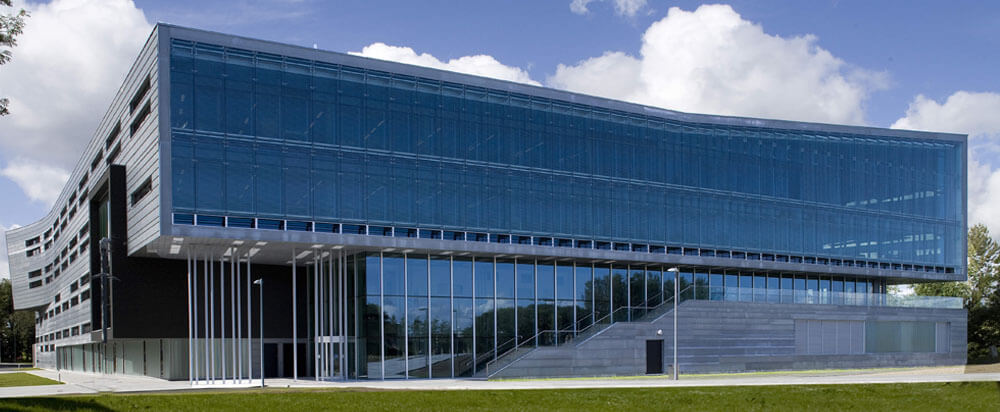
#> input picture lab-5-python-and-opencv-group-3/task1.jpg, 1000 x 412 px
$ python task4.py   (older library calls are emulated)
#> lines starting #> are read from the running program, lines starting #| are printed output that depends on the picture
import cv2
import numpy as np

image = cv2.imread('task1.jpg')
#> image is the input picture: shape (412, 1000, 3); mean B, G, R 130.8, 110.7, 91.9
greyImage = cv2.cvtColor(image, cv2.COLOR_BGR2GRAY)
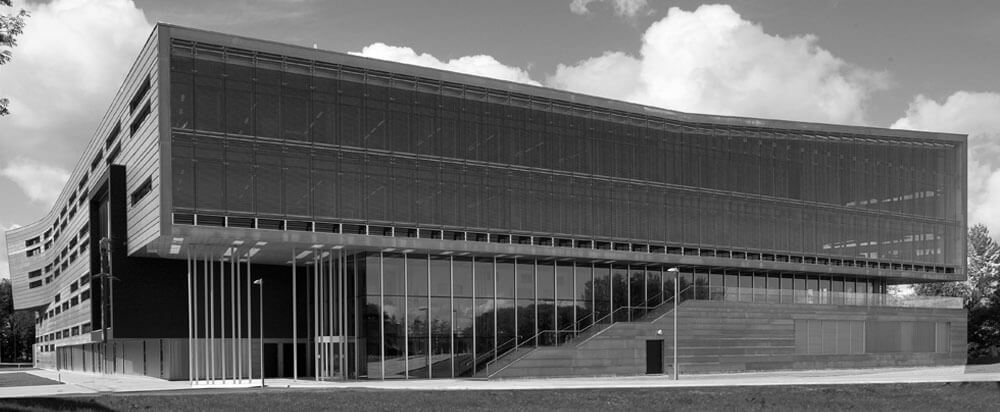
#> greyImage: shape (412, 1000); min 0, max 255, mean 107.4
sobel_x = cv2.Sobel(greyImage, cv2.CV_64F, 1, 0, ksize=3)
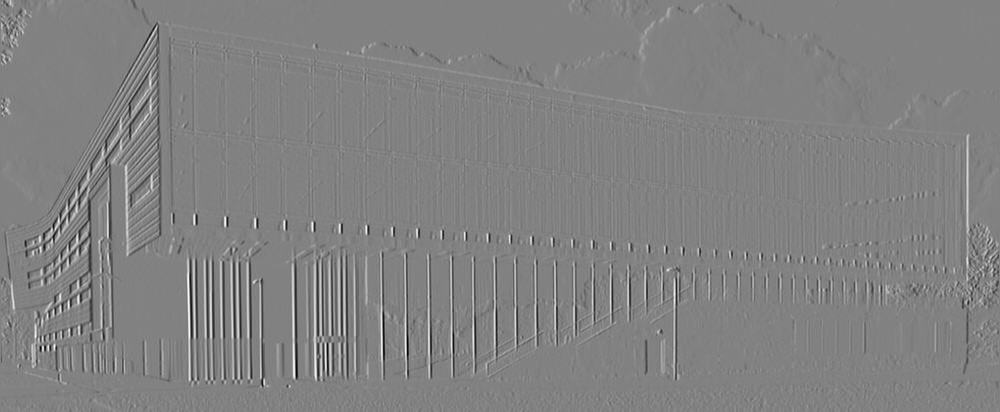
#> sobel_x: shape (412, 1000) float64; min -803, max 774, mean -0.1; drawn with min black and max white
sobel_y = cv2.Sobel(greyImage, cv2.CV_64F, 0, 1, ksize=3)
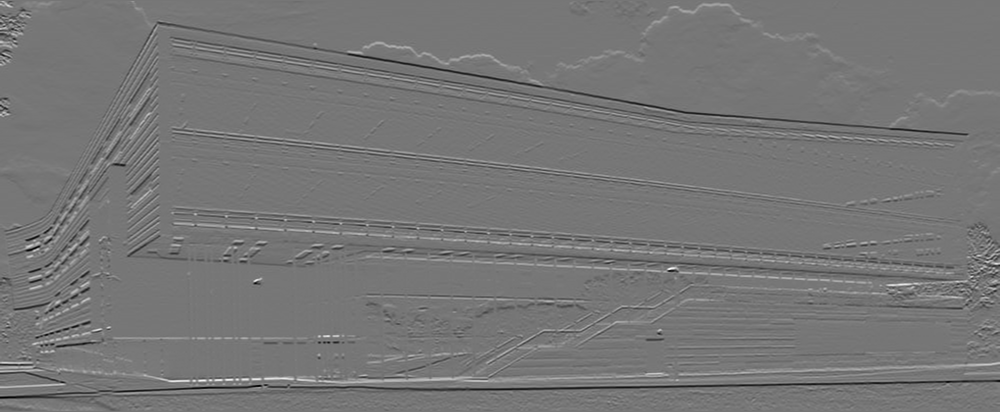
#> sobel_y: shape (412, 1000) float64; min -763, max 876, mean -1.2; drawn with min black and max white
sobel_combined = cv2.magnitude(sobel_x, sobel_y)
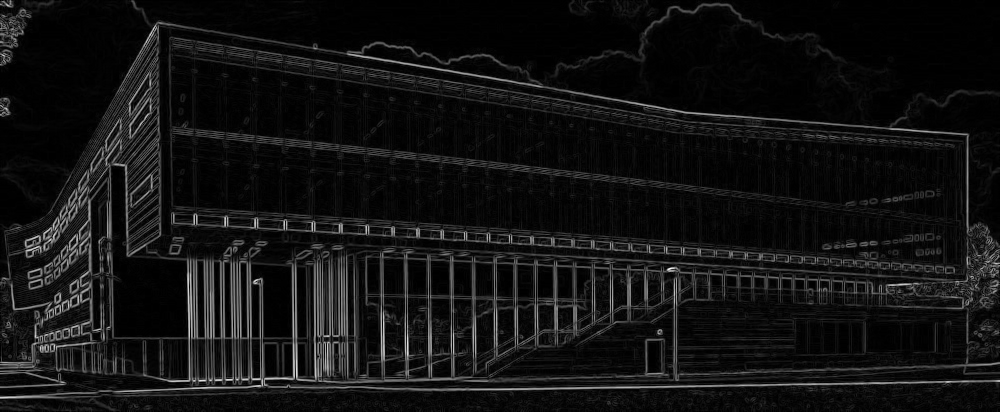
#> sobel_combined: shape (412, 1000) float64; min 0, max 914.3, mean 67; drawn with min black and max white
sobel_combined = np.uint8(sobel_combined)
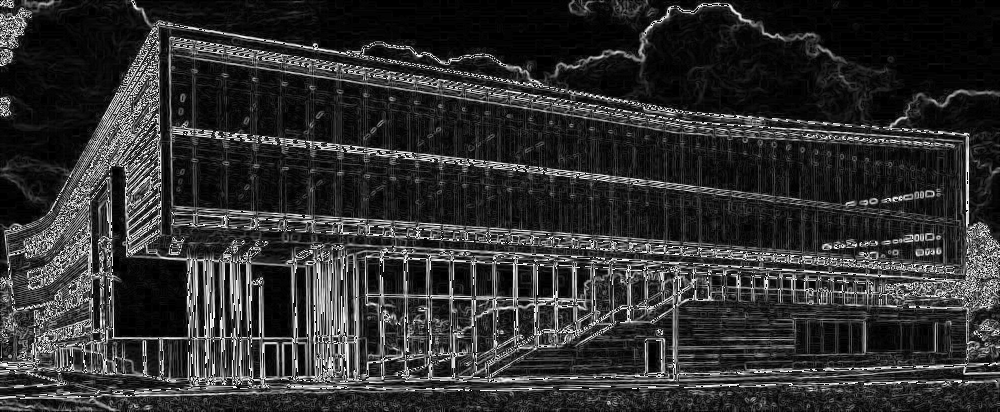
#> sobel_combined: shape (412, 1000); min 0, max 255, mean 47.9
cv2.imshow("Task4", sobel_combined)
cv2.imwrite("task4.jpg", sobel_combined)
cv2.waitKey(0)
cv2.destroyAllWindows()

$ run again, with lab-5-python-and-opencv-group-3/task5.jpg copied over lab-5-python-and-opencv-group-3/task1.jpg
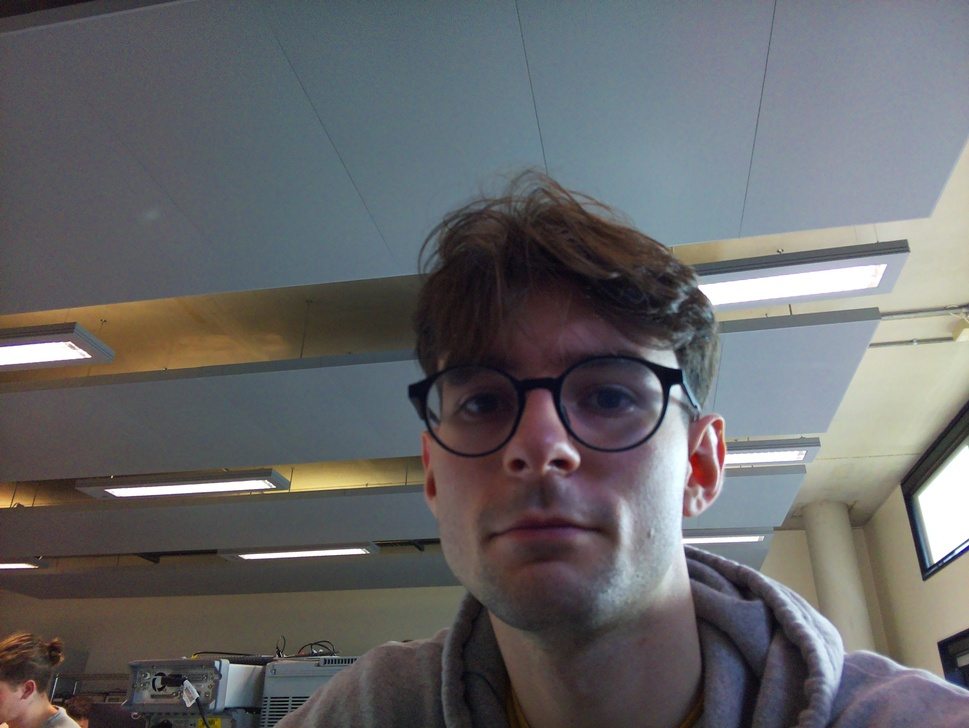
#> input picture lab-5-python-and-opencv-group-3/task5.jpg, 969 x 728 px, shrunk from 3280 x 2464 before the run
#> image is the input picture: shape (728, 969, 3); mean B, G, R 104, 102.1, 102.1
#> `sobel_y = cv2.Sobel(greyImage, cv2.CV_64F, 0, 1, ksize=3)`:
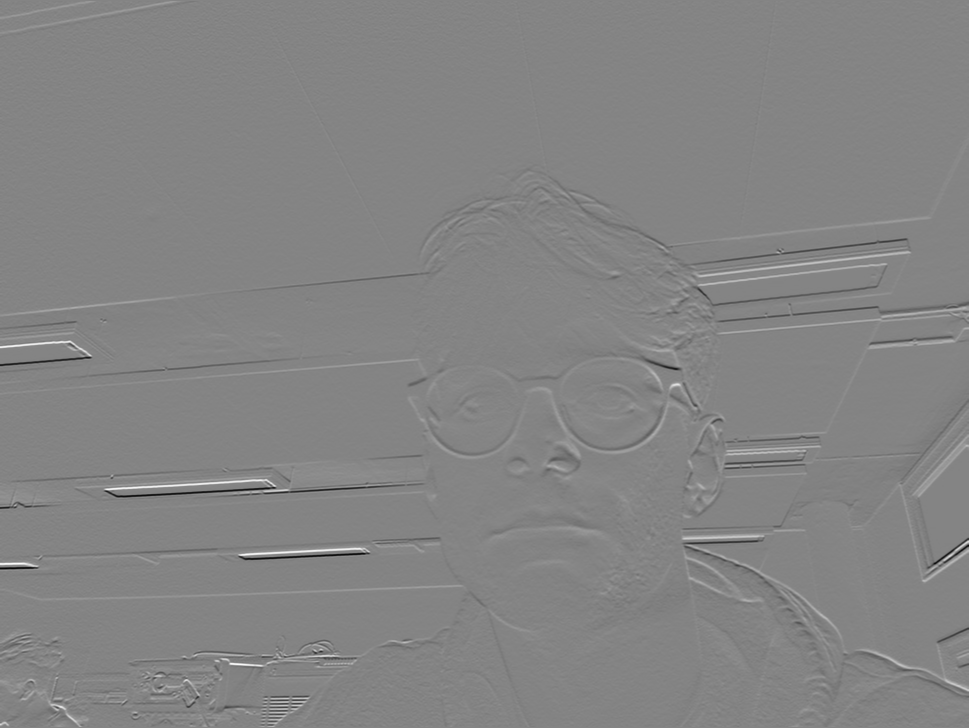
#> sobel_y: shape (728, 969) float64; min -841, max 780, mean -0.3; drawn with min black and max white
#> `sobel_combined = np.uint8(sobel_combined)`:
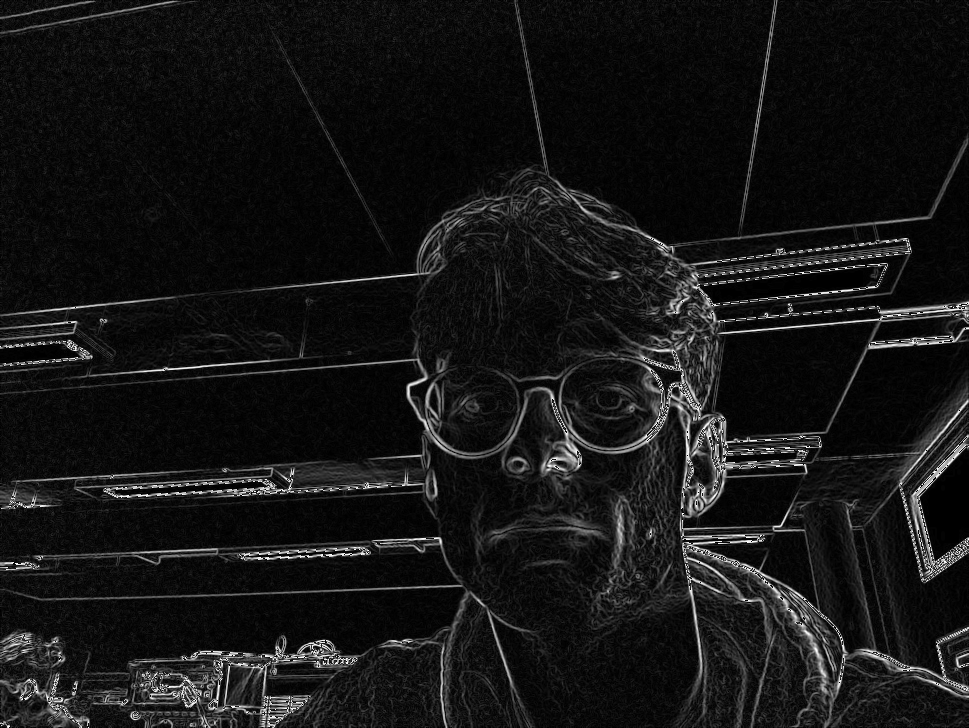
#> sobel_combined: shape (728, 969); min 0, max 255, mean 21.5
